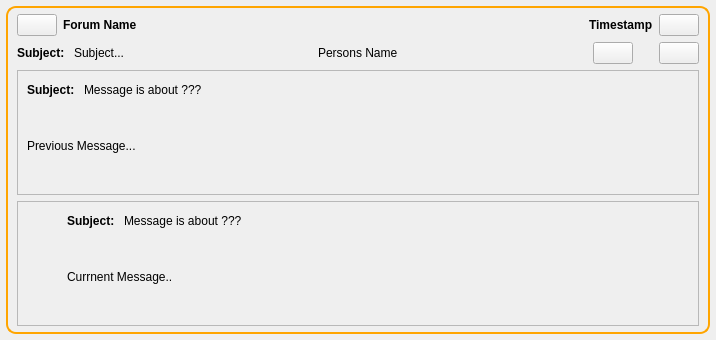
<?xml version="1.0" encoding="UTF-8"?>
<ui version="4.0">
 <class>ForumMsgItem</class>
 <widget class="QWidget" name="ForumMsgItem">
  <property name="geometry">
   <rect>
    <x>0</x>
    <y>0</y>
    <width>716</width>
    <height>340</height>
   </rect>
  </property>
  <property name="windowTitle">
   <string>Form</string>
  </property>
  <layout class="QGridLayout">
   <property name="margin">
    <number>6</number>
   </property>
   <item row="0" column="0">
    <widget class="QFrame" name="frame_3">
     <property name="sizePolicy">
      <sizepolicy hsizetype="Expanding" vsizetype="Preferred">
       <horstretch>0</horstretch>
       <verstretch>0</verstretch>
      </sizepolicy>
     </property>
     <property name="styleSheet">
      <string notr="true">QFrame#frame_3{border: 2px solid orange;
background: qlineargradient(x1: 0, y1: 0, x2: 0, y2: 1,
                                     stop: 0 #F7B552, stop: 1 #FB8428);
border-radius: 10px}</string>
     </property>
     <property name="frameShape">
      <enum>QFrame::StyledPanel</enum>
     </property>
     <property name="frameShadow">
      <enum>QFrame::Raised</enum>
     </property>
     <layout class="QVBoxLayout">
      <property name="topMargin">
       <number>6</number>
      </property>
      <property name="bottomMargin">
       <number>6</number>
      </property>
      <item>
       <layout class="QHBoxLayout">
        <item>
         <widget class="QPushButton" name="clearButton">
          <property name="sizePolicy">
           <sizepolicy hsizetype="Fixed" vsizetype="Fixed">
            <horstretch>0</horstretch>
            <verstretch>0</verstretch>
           </sizepolicy>
          </property>
          <property name="toolTip">
           <string>Remove Item</string>
          </property>
          <property name="text">
           <string/>
          </property>
          <property name="icon">
           <iconset resource="../images.qrc">
            <normaloff>:/images/close_normal.png</normaloff>:/images/close_normal.png</iconset>
          </property>
         </widget>
        </item>
        <item>
         <widget class="QLabel" name="titleLabel">
          <property name="sizePolicy">
           <sizepolicy hsizetype="Minimum" vsizetype="Minimum">
            <horstretch>0</horstretch>
            <verstretch>0</verstretch>
           </sizepolicy>
          </property>
          <property name="font">
           <font>
            <pointsize>9</pointsize>
            <weight>75</weight>
            <italic>false</italic>
            <bold>true</bold>
           </font>
          </property>
          <property name="text">
           <string>Forum Name</string>
          </property>
         </widget>
        </item>
        <item>
         <spacer name="horizontalSpacer">
          <property name="orientation">
           <enum>Qt::Horizontal</enum>
          </property>
          <property name="sizeHint" stdset="0">
           <size>
            <width>40</width>
            <height>20</height>
           </size>
          </property>
         </spacer>
        </item>
        <item>
         <widget class="QLabel" name="timestamplabel">
          <property name="font">
           <font>
            <pointsize>9</pointsize>
            <weight>75</weight>
            <bold>true</bold>
           </font>
          </property>
          <property name="text">
           <string>Timestamp</string>
          </property>
         </widget>
        </item>
        <item>
         <widget class="QPushButton" name="expandButton">
          <property name="sizePolicy">
           <sizepolicy hsizetype="Fixed" vsizetype="Fixed">
            <horstretch>0</horstretch>
            <verstretch>0</verstretch>
           </sizepolicy>
          </property>
          <property name="toolTip">
           <string>Expand</string>
          </property>
          <property name="text">
           <string/>
          </property>
          <property name="icon">
           <iconset resource="../images.qrc">
            <normaloff>:/images/edit_add24.png</normaloff>:/images/edit_add24.png</iconset>
          </property>
         </widget>
        </item>
       </layout>
      </item>
      <item>
       <layout class="QHBoxLayout">
        <item>
         <widget class="QLabel" name="label_2">
          <property name="font">
           <font>
            <weight>75</weight>
            <bold>true</bold>
           </font>
          </property>
          <property name="text">
           <string>Subject: </string>
          </property>
         </widget>
        </item>
        <item>
         <widget class="QLabel" name="subjectLabel">
          <property name="text">
           <string>Subject...</string>
          </property>
         </widget>
        </item>
        <item>
         <spacer>
          <property name="orientation">
           <enum>Qt::Horizontal</enum>
          </property>
          <property name="sizeType">
           <enum>QSizePolicy::Expanding</enum>
          </property>
          <property name="sizeHint" stdset="0">
           <size>
            <width>200</width>
            <height>20</height>
           </size>
          </property>
         </spacer>
        </item>
        <item>
         <widget class="QLabel" name="srcLabel">
          <property name="text">
           <string>Persons Name</string>
          </property>
         </widget>
        </item>
        <item>
         <spacer>
          <property name="orientation">
           <enum>Qt::Horizontal</enum>
          </property>
          <property name="sizeType">
           <enum>QSizePolicy::Preferred</enum>
          </property>
          <property name="sizeHint" stdset="0">
           <size>
            <width>200</width>
            <height>20</height>
           </size>
          </property>
         </spacer>
        </item>
        <item>
         <widget class="QPushButton" name="unsubscribeButton">
          <property name="sizePolicy">
           <sizepolicy hsizetype="Fixed" vsizetype="Fixed">
            <horstretch>0</horstretch>
            <verstretch>0</verstretch>
           </sizepolicy>
          </property>
          <property name="toolTip">
           <string>Unsubscribe To Forum</string>
          </property>
          <property name="text">
           <string/>
          </property>
          <property name="icon">
           <iconset resource="../images.qrc">
            <normaloff>:/images/mail_delete.png</normaloff>:/images/mail_delete.png</iconset>
          </property>
         </widget>
        </item>
        <item>
         <spacer>
          <property name="orientation">
           <enum>Qt::Horizontal</enum>
          </property>
          <property name="sizeType">
           <enum>QSizePolicy::Fixed</enum>
          </property>
          <property name="sizeHint" stdset="0">
           <size>
            <width>20</width>
            <height>20</height>
           </size>
          </property>
         </spacer>
        </item>
        <item>
         <widget class="QPushButton" name="replyButton">
          <property name="sizePolicy">
           <sizepolicy hsizetype="Fixed" vsizetype="Fixed">
            <horstretch>0</horstretch>
            <verstretch>0</verstretch>
           </sizepolicy>
          </property>
          <property name="toolTip">
           <string>Reply</string>
          </property>
          <property name="text">
           <string/>
          </property>
          <property name="icon">
           <iconset resource="../images.qrc">
            <normaloff>:/images/replymail24.png</normaloff>:/images/replymail24.png</iconset>
          </property>
         </widget>
        </item>
       </layout>
      </item>
      <item>
       <widget class="QFrame" name="prevFrame">
        <property name="frameShape">
         <enum>QFrame::StyledPanel</enum>
        </property>
        <property name="frameShadow">
         <enum>QFrame::Raised</enum>
        </property>
        <layout class="QVBoxLayout">
         <item>
          <layout class="QHBoxLayout">
           <item>
            <widget class="QLabel" name="prevSHLabel">
             <property name="sizePolicy">
              <sizepolicy hsizetype="Preferred" vsizetype="Fixed">
               <horstretch>0</horstretch>
               <verstretch>0</verstretch>
              </sizepolicy>
             </property>
             <property name="font">
              <font>
               <weight>75</weight>
               <bold>true</bold>
              </font>
             </property>
             <property name="text">
              <string>Subject: </string>
             </property>
            </widget>
           </item>
           <item>
            <widget class="QLabel" name="prevSubLabel">
             <property name="sizePolicy">
              <sizepolicy hsizetype="Expanding" vsizetype="Fixed">
               <horstretch>0</horstretch>
               <verstretch>0</verstretch>
              </sizepolicy>
             </property>
             <property name="text">
              <string>Message is about ???</string>
             </property>
            </widget>
           </item>
           <item>
            <spacer>
             <property name="orientation">
              <enum>Qt::Horizontal</enum>
             </property>
             <property name="sizeType">
              <enum>QSizePolicy::Preferred</enum>
             </property>
             <property name="sizeHint" stdset="0">
              <size>
               <width>40</width>
               <height>20</height>
              </size>
             </property>
            </spacer>
           </item>
          </layout>
         </item>
         <item>
          <layout class="QHBoxLayout">
           <item>
            <widget class="QLabel" name="prevMsgLabel">
             <property name="sizePolicy">
              <sizepolicy hsizetype="MinimumExpanding" vsizetype="Preferred">
               <horstretch>0</horstretch>
               <verstretch>0</verstretch>
              </sizepolicy>
             </property>
             <property name="text">
              <string>Previous Message...</string>
             </property>
            </widget>
           </item>
           <item>
            <spacer>
             <property name="orientation">
              <enum>Qt::Horizontal</enum>
             </property>
             <property name="sizeType">
              <enum>QSizePolicy::Preferred</enum>
             </property>
             <property name="sizeHint" stdset="0">
              <size>
               <width>40</width>
               <height>20</height>
              </size>
             </property>
            </spacer>
           </item>
          </layout>
         </item>
        </layout>
       </widget>
      </item>
      <item>
       <widget class="QFrame" name="nextFrame">
        <property name="frameShape">
         <enum>QFrame::StyledPanel</enum>
        </property>
        <property name="frameShadow">
         <enum>QFrame::Raised</enum>
        </property>
        <layout class="QVBoxLayout">
         <item>
          <layout class="QHBoxLayout">
           <item>
            <spacer>
             <property name="orientation">
              <enum>Qt::Horizontal</enum>
             </property>
             <property name="sizeType">
              <enum>QSizePolicy::Preferred</enum>
             </property>
             <property name="sizeHint" stdset="0">
              <size>
               <width>40</width>
               <height>20</height>
              </size>
             </property>
            </spacer>
           </item>
           <item>
            <widget class="QLabel" name="label_9">
             <property name="sizePolicy">
              <sizepolicy hsizetype="Preferred" vsizetype="Fixed">
               <horstretch>0</horstretch>
               <verstretch>0</verstretch>
              </sizepolicy>
             </property>
             <property name="font">
              <font>
               <weight>75</weight>
               <bold>true</bold>
              </font>
             </property>
             <property name="text">
              <string>Subject: </string>
             </property>
            </widget>
           </item>
           <item>
            <widget class="QLabel" name="nextSubLabel">
             <property name="sizePolicy">
              <sizepolicy hsizetype="Expanding" vsizetype="Fixed">
               <horstretch>0</horstretch>
               <verstretch>0</verstretch>
              </sizepolicy>
             </property>
             <property name="text">
              <string>Message is about ???</string>
             </property>
            </widget>
           </item>
          </layout>
         </item>
         <item>
          <layout class="QHBoxLayout">
           <item>
            <spacer>
             <property name="orientation">
              <enum>Qt::Horizontal</enum>
             </property>
             <property name="sizeType">
              <enum>QSizePolicy::Preferred</enum>
             </property>
             <property name="sizeHint" stdset="0">
              <size>
               <width>40</width>
               <height>20</height>
              </size>
             </property>
            </spacer>
           </item>
           <item>
            <widget class="QLabel" name="nextMsgLabel">
             <property name="sizePolicy">
              <sizepolicy hsizetype="MinimumExpanding" vsizetype="Preferred">
               <horstretch>0</horstretch>
               <verstretch>0</verstretch>
              </sizepolicy>
             </property>
             <property name="text">
              <string>Currnent Message..</string>
             </property>
            </widget>
           </item>
          </layout>
         </item>
        </layout>
       </widget>
      </item>
     </layout>
    </widget>
   </item>
  </layout>
 </widget>
 <resources>
  <include location="../images.qrc"/>
 </resources>
 <connections/>
</ui>
